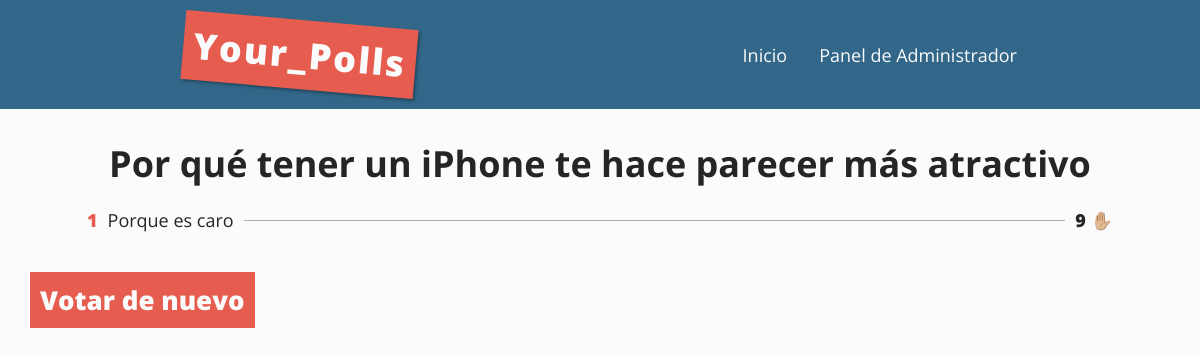
Before: /4/resultados with the older database file.
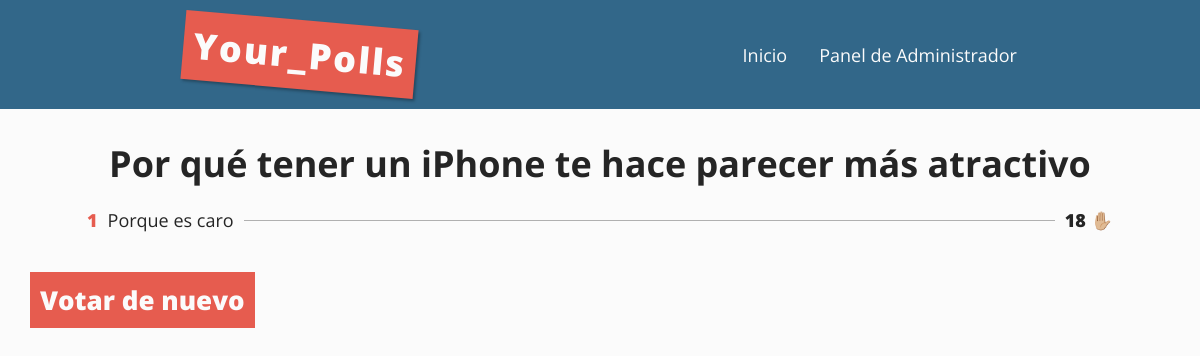
After: the same page with the newer database file.
### encuestas/models.py (models this page shows, shortened)
class Eleccion(models.Model):
    pregunta = models.ForeignKey(Pregunta, on_delete=models.CASCADE)
    textoEleccion = models.CharField(max_length=200)
    votos = models.IntegerField(default=0)

### encuestas/views.py (the view)
# urls.py: path('<int:pk>/resultados', views.ResultadosView.as_view(), name='resultados'),
class ResultadosView(generic.DetailView):
    model = Pregunta
    template_name = 'encuestas/resultados.html'

### encuestas/templates/encuestas/resultados.html (shortened to what this page needs)
<!DOCTYPE html>
<html lang="en">
<head>
    {% load static %}
    <link rel="stylesheet" href="{% static 'encuestas/style.css' %}">
</head>
<body>
    <header>
        <h1 class="titulo-cabecera">Your_Polls</h1>
        <nav>
            <a href="{% url 'encuestas:index' %}">Inicio</a>
            <a href="{% url 'admin:index' %}">Panel de Administrador</a>
        </nav>
    </header>
    <main>
        <h1 class="titulo">{{ pregunta.textoPregunta }}</h1>
        <div class="lista-resultados">
        {% for eleccion in pregunta.eleccion_set.all %}
            <div class="resultado">
                {% if forloop.counter < 4 %}
                    <p><span class="contador-resultado_rosa">{{ forloop.counter }}</span>{{ eleccion.textoEleccion }}</p>
                {% else %}
                    <p><span class="contador-resultado_negro">{{ forloop.counter }}</span>{{ eleccion.textoEleccion }}</p>
                {% endif %}
                <span class="resultado--linea"></span>
                <span class="numero-votos">{{ eleccion.votos }} {% comment %} Voto{{ eleccion.votos|pluralize }} {% endcomment %} ✋🏼</span>
            </div>
        {% endfor %}
        </div>
        <a class="votar-de-nuevo" href="{% url 'encuestas:detalles' pregunta.id %}">Votar de nuevo</a>
    </main>
</body>
</html>

Changed rows visible on the page:
changed Eleccion "Porque es caro": votos "9" → "18"
